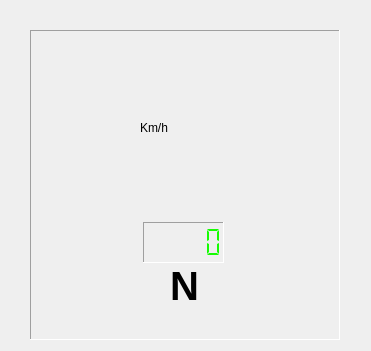
<?xml version="1.0" encoding="UTF-8"?>
<ui version="4.0">
 <class>Speed</class>
 <widget class="QWidget" name="Speed">
  <property name="geometry">
   <rect>
    <x>0</x>
    <y>0</y>
    <width>371</width>
    <height>351</height>
   </rect>
  </property>
  <property name="windowTitle">
   <string>Form</string>
  </property>
  <widget class="QLabel" name="label">
   <property name="geometry">
    <rect>
     <x>30</x>
     <y>30</y>
     <width>310</width>
     <height>310</height>
    </rect>
   </property>
   <property name="styleSheet">
    <string notr="true"/>
   </property>
   <property name="frameShape">
    <enum>QFrame::Panel</enum>
   </property>
   <property name="frameShadow">
    <enum>QFrame::Sunken</enum>
   </property>
   <property name="text">
    <string/>
   </property>
  </widget>
  <widget class="QLabel" name="label_2">
   <property name="geometry">
    <rect>
     <x>170</x>
     <y>170</y>
     <width>30</width>
     <height>30</height>
    </rect>
   </property>
   <property name="styleSheet">
    <string notr="true">border-image: url(:/KM/image/pointhover.png);</string>
   </property>
   <property name="text">
    <string/>
   </property>
  </widget>
  <widget class="QLCDNumber" name="lcdNumber">
   <property name="geometry">
    <rect>
     <x>143</x>
     <y>222</y>
     <width>81</width>
     <height>41</height>
    </rect>
   </property>
   <property name="font">
    <font>
     <family>wasy10</family>
     <pointsize>20</pointsize>
     <weight>75</weight>
     <bold>true</bold>
    </font>
   </property>
   <property name="styleSheet">
    <string notr="true">color: rgb(22, 252, 3);</string>
   </property>
   <property name="frameShape">
    <enum>QFrame::Panel</enum>
   </property>
   <property name="frameShadow">
    <enum>QFrame::Sunken</enum>
   </property>
   <property name="segmentStyle">
    <enum>QLCDNumber::Flat</enum>
   </property>
   <property name="intValue" stdset="0">
    <number>0</number>
   </property>
  </widget>
  <widget class="QLabel" name="label_3">
   <property name="geometry">
    <rect>
     <x>170</x>
     <y>270</y>
     <width>31</width>
     <height>31</height>
    </rect>
   </property>
   <property name="font">
    <font>
     <pointsize>30</pointsize>
     <weight>75</weight>
     <bold>true</bold>
    </font>
   </property>
   <property name="text">
    <string>N</string>
   </property>
  </widget>
  <widget class="QLabel" name="label_4">
   <property name="geometry">
    <rect>
     <x>140</x>
     <y>110</y>
     <width>90</width>
     <height>35</height>
    </rect>
   </property>
   <property name="styleSheet">
    <string notr="true">font: 26pt &quot;Sans Serif&quot;;</string>
   </property>
   <property name="text">
    <string>Km/h</string>
   </property>
  </widget>
  <zorder>lcdNumber</zorder>
  <zorder>label</zorder>
  <zorder>label_2</zorder>
  <zorder>label_3</zorder>
  <zorder>label_4</zorder>
 </widget>
 <resources/>
 <connections/>
</ui>
